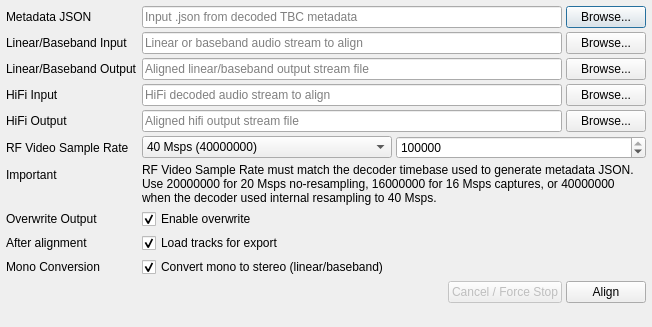
<?xml version="1.0" encoding="UTF-8"?>
<ui version="4.0">
 <class>AudioAlignmentDialog</class>
 <widget class="QDialog" name="AudioAlignmentDialog">
  <property name="geometry">
   <rect>
    <x>0</x>
    <y>0</y>
    <width>700</width>
    <height>450</height>
   </rect>
  </property>
  <property name="windowTitle">
   <string>Auto Audio Align</string>
  </property>
  <layout class="QVBoxLayout" name="mainLayout">
   <property name="spacing">
    <number>4</number>
   </property>
   <property name="sizeConstraint">
    <enum>QLayout::SetFixedSize</enum>
   </property>
   <property name="leftMargin">
    <number>6</number>
   </property>
   <property name="topMargin">
    <number>6</number>
   </property>
   <property name="rightMargin">
    <number>6</number>
   </property>
   <property name="bottomMargin">
    <number>6</number>
   </property>
   <item>
    <layout class="QFormLayout" name="formLayout">
     <property name="horizontalSpacing">
      <number>4</number>
     </property>
     <property name="verticalSpacing">
      <number>4</number>
     </property>
     <property name="fieldGrowthPolicy">
      <enum>QFormLayout::AllNonFixedFieldsGrow</enum>
     </property>
     <item row="0" column="0">
      <widget class="QLabel" name="jsonLabel">
       <property name="text">
        <string>Metadata JSON</string>
       </property>
      </widget>
     </item>
     <item row="0" column="1">
      <layout class="QHBoxLayout" name="jsonLayout">
       <item>
        <widget class="QLineEdit" name="jsonLineEdit">
         <property name="minimumSize">
          <size>
           <width>420</width>
           <height>0</height>
          </size>
         </property>
         <property name="placeholderText">
          <string>Input .json from decoded TBC metadata</string>
         </property>
        </widget>
       </item>
       <item>
        <widget class="QPushButton" name="jsonBrowseButton">
         <property name="text">
          <string>Browse...</string>
         </property>
        </widget>
       </item>
      </layout>
     </item>
     <item row="1" column="0">
      <widget class="QLabel" name="linearInputLabel">
       <property name="text">
        <string>Linear/Baseband Input</string>
       </property>
      </widget>
     </item>
     <item row="1" column="1">
      <layout class="QHBoxLayout" name="linearInputLayout">
       <item>
        <widget class="QLineEdit" name="linearInputLineEdit">
         <property name="placeholderText">
          <string>Linear or baseband audio stream to align</string>
         </property>
        </widget>
       </item>
       <item>
        <widget class="QPushButton" name="linearInputBrowseButton">
         <property name="text">
          <string>Browse...</string>
         </property>
        </widget>
       </item>
      </layout>
     </item>
     <item row="2" column="0">
      <widget class="QLabel" name="linearOutputLabel">
       <property name="text">
        <string>Linear/Baseband Output</string>
       </property>
      </widget>
     </item>
     <item row="2" column="1">
      <layout class="QHBoxLayout" name="linearOutputLayout">
       <item>
        <widget class="QLineEdit" name="linearOutputLineEdit">
         <property name="placeholderText">
          <string>Aligned linear/baseband output stream file</string>
         </property>
        </widget>
       </item>
       <item>
        <widget class="QPushButton" name="linearOutputBrowseButton">
         <property name="text">
          <string>Browse...</string>
         </property>
        </widget>
       </item>
      </layout>
     </item>
     <item row="3" column="0">
      <widget class="QLabel" name="hifiInputLabel">
       <property name="text">
        <string>HiFi Input</string>
       </property>
      </widget>
     </item>
     <item row="3" column="1">
      <layout class="QHBoxLayout" name="hifiInputLayout">
       <item>
        <widget class="QLineEdit" name="hifiInputLineEdit">
         <property name="placeholderText">
          <string>HiFi decoded audio stream to align</string>
         </property>
        </widget>
       </item>
       <item>
        <widget class="QPushButton" name="hifiInputBrowseButton">
         <property name="text">
          <string>Browse...</string>
         </property>
        </widget>
       </item>
      </layout>
     </item>
     <item row="4" column="0">
      <widget class="QLabel" name="hifiOutputLabel">
       <property name="text">
        <string>HiFi Output</string>
       </property>
      </widget>
     </item>
     <item row="4" column="1">
      <layout class="QHBoxLayout" name="hifiOutputLayout">
       <item>
        <widget class="QLineEdit" name="hifiOutputLineEdit">
         <property name="placeholderText">
          <string>Aligned hifi output stream file</string>
         </property>
        </widget>
       </item>
       <item>
        <widget class="QPushButton" name="hifiOutputBrowseButton">
         <property name="text">
          <string>Browse...</string>
         </property>
        </widget>
       </item>
      </layout>
     </item>
     <item row="5" column="0">
      <widget class="QLabel" name="rfVideoRatePresetLabel">
       <property name="text">
        <string>RF Video Sample Rate</string>
       </property>
      </widget>
     </item>
     <item row="5" column="1">
      <layout class="QHBoxLayout" name="rfVideoRateLayout">
       <item>
        <widget class="QComboBox" name="rfVideoRatePresetComboBox">
         <item>
          <property name="text">
           <string>40 Msps (40000000)</string>
          </property>
         </item>
         <item>
          <property name="text">
           <string>20 Msps (20000000)</string>
          </property>
         </item>
         <item>
          <property name="text">
           <string>16 Msps (16000000)</string>
          </property>
         </item>
         <item>
          <property name="text">
           <string>Custom</string>
          </property>
         </item>
        </widget>
       </item>
       <item>
        <widget class="QSpinBox" name="rfVideoSampleRateCustomSpinBox">
         <property name="minimum">
          <number>1</number>
         </property>
         <property name="maximum">
          <number>1000000000</number>
         </property>
         <property name="singleStep">
          <number>100000</number>
         </property>
         <property name="value">
          <number>40000000</number>
         </property>
        </widget>
       </item>
      </layout>
     </item>
     <item row="6" column="0">
      <widget class="QLabel" name="rfRateWarningTitleLabel">
       <property name="text">
        <string>Important</string>
       </property>
      </widget>
     </item>
     <item row="6" column="1">
      <widget class="QLabel" name="rfRateWarningLabel">
       <property name="text">
        <string>RF Video Sample Rate must match the decoder timebase used to generate metadata JSON. Use 20000000 for 20 Msps no-resampling, 16000000 for 16 Msps captures, or 40000000 when the decoder used internal resampling to 40 Msps.</string>
       </property>
       <property name="wordWrap">
        <bool>true</bool>
       </property>
      </widget>
     </item>
     <item row="7" column="0">
      <widget class="QLabel" name="overwriteLabel">
       <property name="text">
        <string>Overwrite Output</string>
       </property>
      </widget>
     </item>
     <item row="7" column="1">
      <widget class="QCheckBox" name="overwriteCheckBox">
       <property name="text">
        <string>Enable overwrite</string>
       </property>
       <property name="checked">
        <bool>true</bool>
       </property>
      </widget>
     </item>
     <item row="8" column="0">
      <widget class="QLabel" name="loadTracksForExportLabel">
       <property name="text">
        <string>After alignment</string>
       </property>
      </widget>
     </item>
     <item row="8" column="1">
      <widget class="QCheckBox" name="loadTracksForExportCheckBox">
       <property name="text">
        <string>Load tracks for export</string>
       </property>
       <property name="checked">
        <bool>true</bool>
       </property>
      </widget>
     </item>
     <item row="9" column="0">
      <widget class="QLabel" name="monoConversionLabel">
       <property name="text">
        <string>Mono Conversion</string>
       </property>
      </widget>
     </item>
     <item row="9" column="1">
      <widget class="QCheckBox" name="convertMonoToStereoCheckBox">
       <property name="text">
        <string>Convert mono to stereo (linear/baseband)</string>
       </property>
       <property name="checked">
        <bool>true</bool>
       </property>
      </widget>
     </item>
    </layout>
   </item>
   <item>
    <layout class="QHBoxLayout" name="actionLayout">
     <item>
      <spacer name="actionSpacer">
       <property name="orientation">
        <enum>Qt::Horizontal</enum>
       </property>
       <property name="sizeHint" stdset="0">
        <size>
         <width>40</width>
         <height>20</height>
        </size>
       </property>
      </spacer>
     </item>
     <item>
      <widget class="QPushButton" name="cancelButton">
       <property name="enabled">
        <bool>false</bool>
       </property>
       <property name="text">
        <string>Cancel / Force Stop</string>
       </property>
      </widget>
     </item>
     <item>
      <widget class="QPushButton" name="alignButton">
       <property name="text">
        <string>Align</string>
       </property>
      </widget>
     </item>
    </layout>
   </item>
   <item>
    <widget class="QLabel" name="statusLabel">
     <property name="sizePolicy">
      <sizepolicy hsizetype="Preferred" vsizetype="Fixed">
       <horstretch>0</horstretch>
       <verstretch>0</verstretch>
      </sizepolicy>
     </property>
     <property name="text">
      <string/>
     </property>
     <property name="wordWrap">
      <bool>true</bool>
     </property>
    </widget>
   </item>
  </layout>
 </widget>
 <connections/>
</ui>
